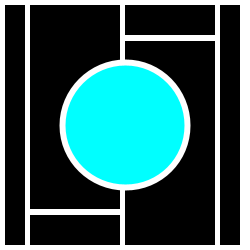
Frame 1 (no input)
Frame 60 (the mouse pressed at the canvas centre just before this capture): identical to frame 1, image omitted
Frame 120 (the mouse held since frame 60 and released just before this capture): identical to frame 1, image omitted

The Processing sketch that drew this single still picture (run headless with seeded random() and noise(); from frame 60 on, the mouse is pressed at the canvas centre):

// Processing sketch: processing_52566
// ── processing_52566.pde

void setup(){
  
  size(250,250);
  smooth();
  background(255);
  
}

void draw(){
  
  noStroke();
  fill(0);
  rectMode(CENTER);
  rect(15,125,20,240);
  
  noStroke();
  fill(0);
  rectMode(CENTER);
  rect(75,230,90,30);
  
  noStroke();
  fill(0);
  rectMode(CENTER);
  rect(75,107,90,204);
  
  noStroke();
  fill(0);
  rectMode(CENTER);
  rect(170,143,90,204);
  
  noStroke();
  fill(0);
  rectMode(CENTER);
  rect(170,20,90,30);
  
  noStroke();
  fill(0);
  rectMode(CENTER);
  rect(230,125,20,240);
  
  strokeWeight(6);
  stroke(255);
  fill(0,255,255);
  ellipseMode(CENTER);
  ellipse(125,125,125,125);  

}
